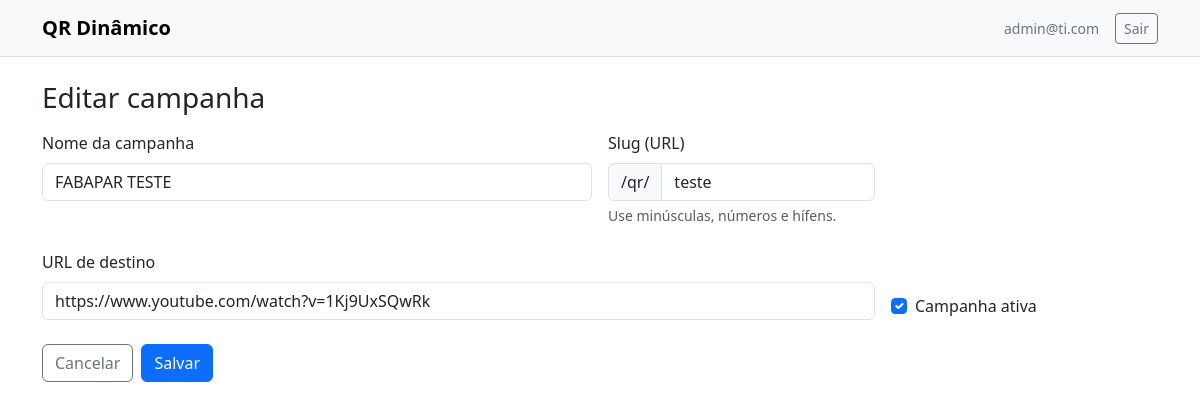
The app's page /campaign/1/edit (signed in) with its own data.
### models.py (models this page shows, shortened)
class Base(DeclarativeBase):
    pass

class User(Base, UserMixin):
    __tablename__ = "users"
    id: Mapped[int] = mapped_column(Integer, primary_key=True)
    email: Mapped[str] = mapped_column(String(255), unique=True, nullable=False)
    password_hash: Mapped[str] = mapped_column(String(255), nullable=False)
    is_admin: Mapped[bool] = mapped_column(Boolean, default=True)  # simples por ora
    created_at: Mapped[datetime] = mapped_column(DateTime, default=datetime.utcnow)

class Campaign(Base):
    __tablename__ = "campaigns"
    id: Mapped[int] = mapped_column(Integer, primary_key=True)
    name: Mapped[str] = mapped_column(String(255), nullable=False)
    slug: Mapped[str] = mapped_column(String(100), unique=True, nullable=False)
    current_url: Mapped[str] = mapped_column(Text, nullable=False)
    clicks: Mapped[int] = mapped_column(Integer, default=0)
    active: Mapped[bool] = mapped_column(Boolean, default=True)
    created_at: Mapped[datetime] = mapped_column(DateTime, default=datetime.utcnow)
    updated_at: Mapped[datetime] = mapped_column(DateTime, default=datetime.utcnow)
    histories: Mapped[list["CampaignHistory"]] = relationship(
        "CampaignHistory", back_populates="campaign", cascade="all, delete-orphan", order_by="CampaignHistory.created_at.desc()"
    )

### app.py (the view, shortened to what this page needs)
    @app.route("/campaign/<int:cid>/edit", methods=["GET", "POST"])
    @login_required
    def campaign_edit(cid):
        require_admin()
        with Session() as s:
            c = s.get(Campaign, cid)
            if not c:
                abort(404)
            form = CampaignForm(obj=c)
            form.slug.render_kw = {"readonly": True}
        return render_template("campaign_form.html", form=form, mode="edit", campaign=c)

### app.py
    class CampaignForm(FlaskForm):
        name = StringField("Nome da campanha", validators=[DataRequired(), Length(max=255)])
        slug = StringField(
            "Slug (URL)",
            validators=[
                DataRequired(),
                Length(max=100),
                Regexp(r"^[a-z0-9-]+$", message="Use apenas letras minúsculas, números e hífens"),
            ],
        )
        current_url = StringField(
            "URL de destino",
            validators=[DataRequired(), URL(require_tld=True, message="URL inválida")],
        )
        active = BooleanField("Ativa")

### templates/campaign_form.html (shortened to what this page needs)
{% extends "base.html" %}
{% block content %}
<h3 class="mb-3">{{ "Nova campanha" if mode=="new" else "Editar campanha" }}</h3>
<form method="post">
  <div class="row g-3">
    <div class="col-md-6">
      {{ form.name.label(class="form-label") }}
      {{ form.name(class="form-control") }}
    </div>
    <div class="col-md-3">
      {{ form.slug.label(class="form-label") }}
      <div class="input-group">
        <span class="input-group-text">/qr/</span>
        {{ form.slug(class="form-control") }}
      </div>
      <div class="form-text">Use minúsculas, números e hífens.</div>
    </div>
    <div class="col-md-9">
      {{ form.current_url.label(class="form-label mt-2") }}
      {{ form.current_url(class="form-control", placeholder="https://...") }}
    </div>
    <div class="col-md-3 d-flex align-items-end">
      <div class="form-check">
        {{ form.active(class="form-check-input", id="activeCheck") }}
        <label for="activeCheck" class="form-check-label">Campanha ativa</label>
      </div>
    </div>
  </div>
  <div class="mt-4 d-flex gap-2">
    <a class="btn btn-outline-secondary" href="{{ url_for('dashboard') }}">Cancelar</a>
    <button class="btn btn-primary">Salvar</button>
  </div>
</form>
{% endblock %}

### templates/base.html (shortened to what this page needs)
<!doctype html>
<html lang="pt-br">
<head>
  <link href="https://cdn.jsdelivr.net/npm/bootstrap@5.3.3/dist/css/bootstrap.min.css" rel="stylesheet">
  <link href="{{ url_for('static', filename='style.css') }}" rel="stylesheet">
</head>
<body>
<nav class="navbar navbar-expand-lg bg-body-tertiary border-bottom">
  <div class="container">
    <a class="navbar-brand fw-bold" href="{{ url_for('dashboard') }}">QR Dinâmico</a>
    <div class="d-flex align-items-center gap-3">
      {% if current_user.is_authenticated %}
        <span class="text-secondary small">{{ current_user.email }}</span>
        <a class="btn btn-outline-secondary btn-sm" href="{{ url_for('logout') }}">Sair</a>
      {% endif %}
    </div>
  </div>
</nav>
<main class="container py-4">
  {% block content %}{% endblock %}
</main>
</body>
</html>

### records on screen
User: email "admin@ti.com"
Campaign: name "FABAPAR TESTE", slug "teste", current_url "https://www.youtube.com/watch?v=1Kj9UxSQwRk", active "☑"

### other values on screen
{{ "Nova campanha" if mode=="new" else "Editar campanha" }} "Editar campanha"
